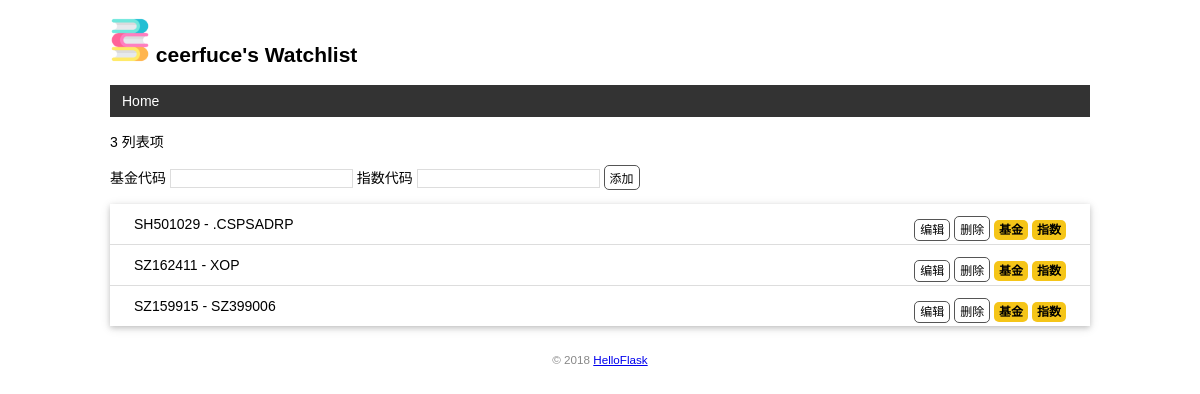
The page / on the database its author committed.
### fomer-app.py (models this page shows)
class User(db.Model):
    id = db.Column(db.Integer, primary_key=True)
    name = db.Column(db.String(20))

class Movie(db.Model):
    id = db.Column(db.Integer, primary_key=True)
    title = db.Column(db.String(60))
    year = db.Column(db.String(20))

### fomer-app.py (the view, shortened to what this page needs)
@app.route('/', methods=['GET', 'POST'])
def index():
    movies = Movie.query.all()  # 读取所有电影记录
    return render_template('index.html', movies=movies)

### fomer-app.py (called while the page is built)
@app.context_processor
def inject_user():  # 函数名可以随意修改
    user = User.query.first()
    return dict(user=user)  # 需要返回字典，等同于return {'user': user}

### watchlist/templates/index.html (shortened to what this page needs)
{% extends 'base.html' %}
{% block content %}
<p>{{ movies|length }} 列表项</p>
<form method="post">
    基金代码 <input type="text" name="title" autocomplete="off" required>
    指数代码 <input type="text" name="year" autocomplete="off" required>
    <input class="btn" type="submit" name="submit" value="添加">
</form>
<ul class="movie-list">
    {% for movie in movies %}
    <li>{{ movie.title }} - {{ movie.year }}
        <span class="float-right">
            <a class="btn" href="{{ url_for('edit', movie_id=movie.id) }}">编辑</a>
            <form class="inline-form" method="post" action="{{ url_for('.delete', movie_id=movie.id) }}">
                <input class="btn" type="submit" name="delete" value="删除" onclick="return confirm('Are you sure?')">
            </form>
            <a class="imdb" href="https://xueqiu.com/S/{{ movie.title }}" target="_blank" title="Find this on 雪球">基金</a>
            <a class="imdb" href="https://xueqiu.com/S/{{ movie.year }}" target="_blank" title="Find this on 雪球">指数</a>
        </span>
    </li>
    {% endfor %}
</ul>
{% endblock %}

### watchlist/templates/base.html (shortened to what this page needs)
<!DOCTYPE html>
<html lang="en">
<head>
    {% block head %}
    <link rel="stylesheet" href="{{ url_for('static', filename='style.css') }}" type="text/css">
    {% endblock %}
</head>
<body>
    <h2>
        <img alt="Avatar" class="avatar" src="{{ url_for('static', filename='images/avatar.png') }}">
        {{ user.name }}'s Watchlist
    </h2>
    <nav>
        <ul>
            <li><a href="{{ url_for('index') }}">Home</a></li>
        </ul>
    </nav>
    {% block content %}{% endblock %}
    <footer>
        <small>&copy; 2018 <a href="http://helloflask.com/tutorial">HelloFlask</a></small>
	</footer>
</body>
</html>

### watchlist/static/style.css (style rules this page uses)
body { margin: auto; max-width: 980px; font-size: 14px; font-family: Helvetica, Arial, sans-serif; }
footer { color: #888; margin-top: 15px; text-align: center; padding: 10px; }
.avatar { width: 40px; }
.movie-list { list-style-type: none; padding: 0; margin-bottom: 10px; box-shadow: 0 2px 5px 0 rgba(0, 0, 0, 0.16), 0 2px 10px 0 rgba(0, 0, 0, 0.12); }
.movie-list li { padding: 12px 24px; border-bottom: 1px solid #ddd; }
.movie-list li:last-child { border-bottom:none; }
nav ul { list-style-type: none; margin: 0; padding: 0; overflow: hidden; background-color: #333; }
nav li { float: left; }
nav li a { display: block; color: white; text-align: center; padding: 8px 12px; text-decoration: none; }
.float-right { float: right; }
.imdb { font-size: 12px; font-weight: bold; color: black; text-decoration: none; background: #F5C518; border-radius: 5px; padding: 3px 5px; }
input[type=submit] { font-family: inherit; }
input[type=text] { border: 1px solid #ddd; }
input[name=year] { # width: 250px; }
.btn { font-size: 12px; padding: 3px 5px; text-decoration: none; cursor: pointer; background-color: white; color: black; border: 1px solid #555555; border-radius: 5px; }
.inline-form { display: inline; }

### rows shown on the page
User: name "ceerfuce"
Movie: title "SH501029", year ".CSPSADRP"
Movie: title "SZ162411", year "XOP"
Movie: title "SZ159915", year "SZ399006"

### other values the page prints
{{ movies|length }} "3"
